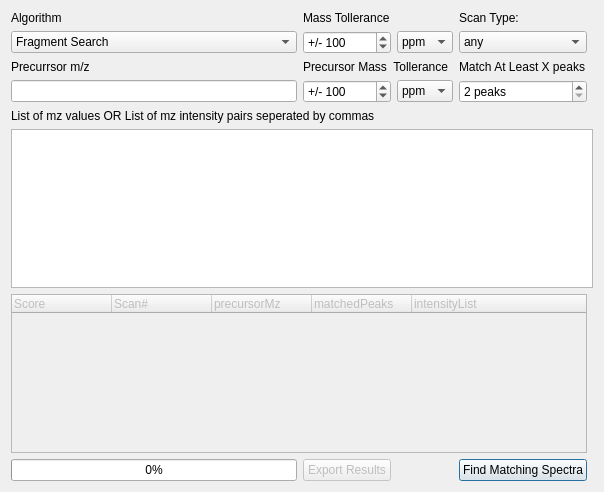
<?xml version="1.0" encoding="UTF-8"?>
<ui version="4.0">
 <class>SpectraMatchingForm</class>
 <widget class="QDialog" name="SpectraMatchingForm">
  <property name="geometry">
   <rect>
    <x>0</x>
    <y>0</y>
    <width>604</width>
    <height>492</height>
   </rect>
  </property>
  <property name="windowTitle">
   <string>Spectra Matching</string>
  </property>
  <layout class="QGridLayout" name="gridLayout">
   <item row="0" column="0">
    <widget class="QLabel" name="label_4">
     <property name="text">
      <string>Algorithm</string>
     </property>
    </widget>
   </item>
   <item row="21" column="3">
    <widget class="QPushButton" name="findButton">
     <property name="text">
      <string>Find Matching Spectra</string>
     </property>
    </widget>
   </item>
   <item row="21" column="0">
    <widget class="QProgressBar" name="progressBar">
     <property name="value">
      <number>0</number>
     </property>
    </widget>
   </item>
   <item row="10" column="0" colspan="4">
    <widget class="QLabel" name="label_2">
     <property name="text">
      <string>List of mz values OR List of mz intensity pairs seperated by commas</string>
     </property>
    </widget>
   </item>
   <item row="1" column="0">
    <widget class="QComboBox" name="algorithm">
     <item>
      <property name="text">
       <string>Fragment Search</string>
      </property>
     </item>
     <item>
      <property name="text">
       <string>Isotopic Pattern Search</string>
      </property>
     </item>
    </widget>
   </item>
   <item row="8" column="3">
    <widget class="QSpinBox" name="minPeakMatches">
     <property name="suffix">
      <string> peaks</string>
     </property>
     <property name="minimum">
      <number>2</number>
     </property>
     <property name="maximum">
      <number>1000000000</number>
     </property>
    </widget>
   </item>
   <item row="21" column="1">
    <widget class="QPushButton" name="exportButton">
     <property name="enabled">
      <bool>false</bool>
     </property>
     <property name="text">
      <string>Export Results</string>
     </property>
    </widget>
   </item>
   <item row="1" column="1">
    <widget class="QSpinBox" name="productMassAccValue">
     <property name="suffix">
      <string> </string>
     </property>
     <property name="prefix">
      <string>+/- </string>
     </property>
     <property name="maximum">
      <number>100000</number>
     </property>
     <property name="value">
      <number>100</number>
     </property>
    </widget>
   </item>
   <item row="11" column="0" colspan="5">
    <widget class="QPlainTextEdit" name="fragmentsText">
     <property name="backgroundVisible">
      <bool>false</bool>
     </property>
    </widget>
   </item>
   <item row="7" column="0">
    <widget class="QLabel" name="label">
     <property name="text">
      <string>Precurrsor m/z </string>
     </property>
    </widget>
   </item>
   <item row="0" column="3">
    <widget class="QLabel" name="label_3">
     <property name="text">
      <string>Scan Type:</string>
     </property>
    </widget>
   </item>
   <item row="20" column="0" colspan="4">
    <widget class="QTreeWidget" name="resultTable">
     <property name="enabled">
      <bool>false</bool>
     </property>
     <property name="editTriggers">
      <set>QAbstractItemView::NoEditTriggers</set>
     </property>
     <property name="alternatingRowColors">
      <bool>false</bool>
     </property>
     <column>
      <property name="text">
       <string>Score</string>
      </property>
     </column>
     <column>
      <property name="text">
       <string>Scan#</string>
      </property>
     </column>
     <column>
      <property name="text">
       <string>precursorMz</string>
      </property>
     </column>
     <column>
      <property name="text">
       <string>matchedPeaks</string>
      </property>
     </column>
     <column>
      <property name="text">
       <string>intensityList</string>
      </property>
     </column>
    </widget>
   </item>
   <item row="8" column="1">
    <widget class="QSpinBox" name="precursorMassAccValue">
     <property name="suffix">
      <string/>
     </property>
     <property name="prefix">
      <string>+/- </string>
     </property>
     <property name="maximum">
      <number>10000</number>
     </property>
     <property name="value">
      <number>100</number>
     </property>
    </widget>
   </item>
   <item row="1" column="3">
    <widget class="QComboBox" name="scanTypeComboBox">
     <item>
      <property name="text">
       <string>any</string>
      </property>
     </item>
     <item>
      <property name="text">
       <string>ms1</string>
      </property>
     </item>
     <item>
      <property name="text">
       <string>ms2</string>
      </property>
     </item>
     <item>
      <property name="text">
       <string>ms3</string>
      </property>
     </item>
     <item>
      <property name="text">
       <string>ms4</string>
      </property>
     </item>
     <item>
      <property name="text">
       <string>ms5</string>
      </property>
     </item>
     <item>
      <property name="text">
       <string>ms6</string>
      </property>
     </item>
     <item>
      <property name="text">
       <string>ms7</string>
      </property>
     </item>
     <item>
      <property name="text">
       <string>ms8</string>
      </property>
     </item>
    </widget>
   </item>
   <item row="8" column="0">
    <widget class="QLineEdit" name="precursorMz"/>
   </item>
   <item row="7" column="3">
    <widget class="QLabel" name="label_7">
     <property name="text">
      <string>Match At Least X peaks</string>
     </property>
    </widget>
   </item>
   <item row="1" column="2">
    <widget class="QComboBox" name="productMassAccType">
     <item>
      <property name="text">
       <string>ppm</string>
      </property>
     </item>
     <item>
      <property name="text">
       <string>mDa</string>
      </property>
     </item>
    </widget>
   </item>
   <item row="8" column="2">
    <widget class="QComboBox" name="precursorMassAccType">
     <item>
      <property name="text">
       <string>ppm</string>
      </property>
     </item>
     <item>
      <property name="text">
       <string>mDa</string>
      </property>
     </item>
    </widget>
   </item>
   <item row="7" column="1" colspan="2">
    <widget class="QLabel" name="label_6">
     <property name="text">
      <string>Precursor Mass  Tollerance</string>
     </property>
    </widget>
   </item>
   <item row="0" column="1" colspan="2">
    <widget class="QLabel" name="label_5">
     <property name="text">
      <string>Mass Tollerance</string>
     </property>
    </widget>
   </item>
  </layout>
 </widget>
 <resources/>
 <connections/>
</ui>
